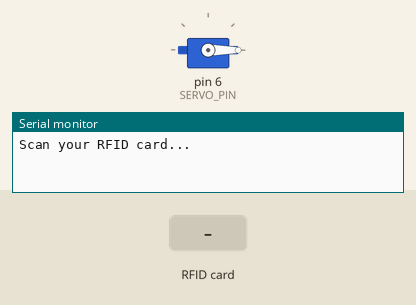
Recording of a sketch running on a simulated Arduino Uno, built with avr-gcc and run on an emulated ATmega328P. Shown: servo, the last lines printed to the serial monitor. Inputs (shaded band) come from the test bench.

Above: at 1.2 s.
1.3 s: RFID card E5 96 69 06 held to the reader
At 2.2 s:
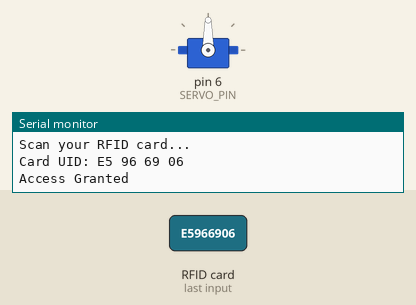
2.8 s: RFID card 5E 7A 19 C4 held to the reader
Timing chart, 0 to 5.8 s (numbered marks = the images above; inputs shaded):
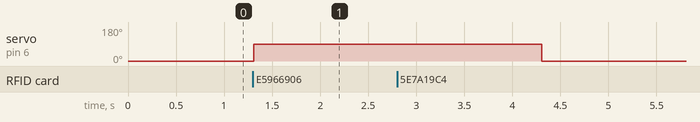

Measured:
- after the input at 1.3 s, servo on pin 6 (SERVO_PIN): 0° → 90° at once

The sketch:

add_servo_motor.ino
```cpp
#include <SPI.h>     // SPI communication
#include <MFRC522.h> // RFID reader
#include <Servo.h>   // Servo motor control

// Define pins
int SS_PIN = 10;
int RST_PIN = 9;
int SERVO_PIN = 6;

// Create RFID reader and servo objects
MFRC522 rfid(SS_PIN, RST_PIN);
Servo doorServo;

// Authorized card UID
// Replace with your own card UID
byte allowedUid[4] = {0xE5, 0x96, 0x69, 0x06};

void setup()
{
    Serial.begin(9600);
    SPI.begin();
    rfid.PCD_Init();

    // Connect servo to its signal pin
    doorServo.attach(SERVO_PIN);

    // Set servo to locked position (0 degrees)
    doorServo.write(0);

    Serial.println("Scan your RFID card...");
}

void loop()
{
    // Step 1: Check if a new card is detected
    if (!rfid.PICC_IsNewCardPresent())
    {
        return;
    }

    // Step 2: Read the card UID
    if (!rfid.PICC_ReadCardSerial())
    {
        return;
    }

    // Step 3: Print card UID
    Serial.print("Card UID: ");

    for (int i = 0; i < rfid.uid.size; i++)
    {

        if (rfid.uid.uidByte[i] < 0x10)
        {
            Serial.print("0");
        }

        Serial.print(rfid.uid.uidByte[i], HEX);
        Serial.print(" ");
    }
    Serial.println();

    // Step 4: Verify card UID

    // Assume the card is authorized
    bool accessGranted = true;

    // Check if the UID has exactly 4 bytes
    if (rfid.uid.size != 4)
    {
        accessGranted = false;
    }
    else
    {

        // Compare each UID byte
        for (int i = 0; i < 4; i++)
        {

            // Deny access if any byte is different
            if (rfid.uid.uidByte[i] != allowedUid[i])
            {
                accessGranted = false;
            }
        }
    }

    // Step 5: Control servo based on verification

    if (accessGranted)
    {
        Serial.println("Access Granted");

        // Rotate servo to 90 degrees to unlock
        doorServo.write(90);

        // Keep door unlocked for 3 seconds
        delay(3000);

        // Rotate servo back to 0 degrees to lock
        doorServo.write(0);
    }
    else
    {
        // Unauthorized card: keep door locked
        Serial.println("Access Denied");
    }

    // Step 6: Stop communication with this card
    rfid.PICC_HaltA();
}
```
